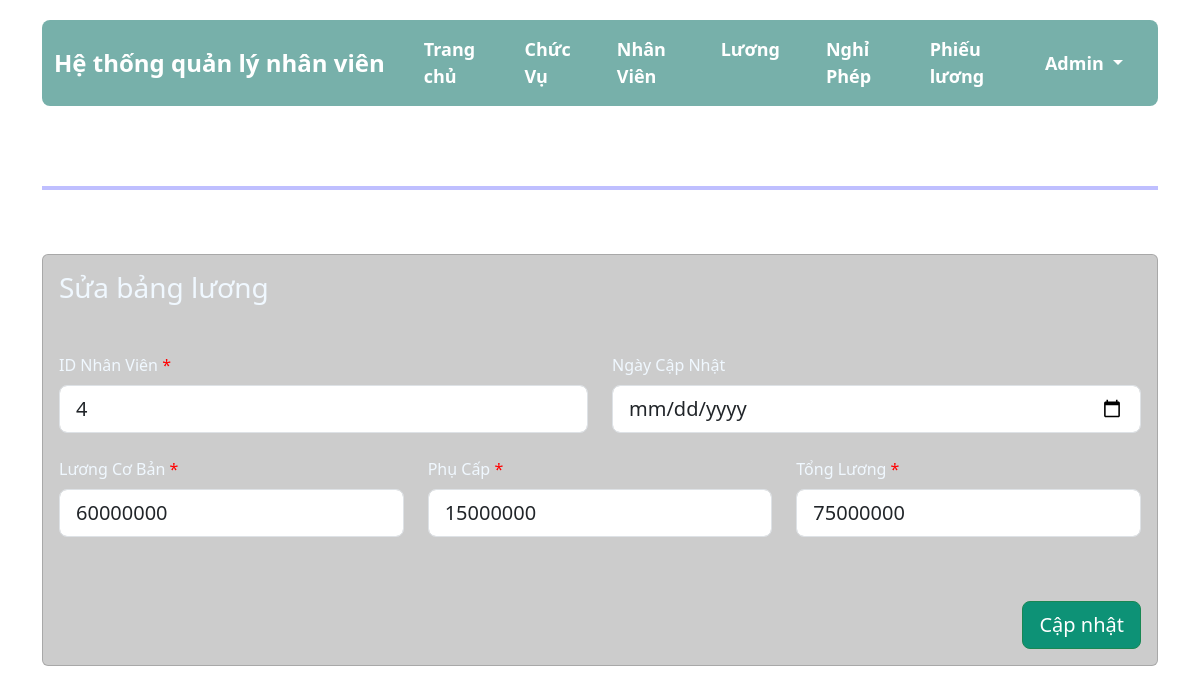
The page /edit_salary.php?id=3 (signed in) on the database its author committed.
### tables this page shows
CREATE TABLE `luong_tbl` (
  `id_luong` int(255) NOT NULL,
  `id_nv` int(255) NOT NULL,
  `luong_co_ban` bigint(255) NOT NULL,
  `phu_cap` bigint(255) NOT NULL,
  `tong_luong` bigint(255) NOT NULL,
  `ngay_them` timestamp NOT NULL DEFAULT current_timestamp() ON UPDATE current_timestamp(),
  `ngay_cap_nhat` date NOT NULL
);

### src/edit_salary.php (the view, shortened to what this page needs)
<?php
require_once ('connect.php');
$id = $_GET['id'];
$id_nv = $date = "";
$luong_co_ban = $phu_cap = $tong_luong = 0;
$idErr = $cbErr = $pcErr = "";
$query = "SELECT * FROM luong_tbl WHERE id_luong=$id";
$salary_result = $sql_connect->query($query);
if (mysqli_num_rows($salary_result) == 1) {
    $salary = mysqli_fetch_assoc($salary_result);
    $id_nv = $salary['id_nv'];
    $luong_co_ban = $salary['luong_co_ban'];
    $phu_cap = $salary['phu_cap'];
    $tong_luong = $salary['tong_luong'];
}
if (isset($_SESSION['username']) && isset($_SESSION['user_type']) && $_SESSION['logged_in']) {
    ?>
    <!DOCTYPE html>
    <html lang="en">
    <head>
        <link href="https://cdn.jsdelivr.net/npm/bootstrap@5.3.3/dist/css/bootstrap.min.css" rel="stylesheet">
        <link rel="stylesheet" href="https://cdn.jsdelivr.net/npm/bootstrap-icons@1.11.3/font/bootstrap-icons.min.css">
        <link href="https://cdn.datatables.net/v/bs5/dt-2.0.5/datatables.min.css" rel="stylesheet">
        <link rel="stylesheet" href="styles.css">
    </head>
    <body class="body">
        <div class="container">
            <nav class="navbar navbar-expand-lg">
                <div class="container-fluid">
                    <a class="navbar-brand" href="#">Hệ thống quản lý nhân viên</a>
                    <div class="collapse navbar-collapse" id="navbarNav">
                        <ul class="navbar-nav">
                            <li class="nav-item">
                                <a class="nav-link" href="home.php">Trang chủ</a>
                            </li>
                            <li class="nav-item">
                                <a class="nav-link" href="department.php">Chức Vụ</a>
                            </li>
                            <li class="nav-item">
                                <a class="nav-link" href="staff.php">Nhân Viên</a>
                            </li>
                            <li class="nav-item">
                                <a class="nav-link" href="salary.php">Lương</a>
                            </li>
                            <li class="nav-item">
                                <a class="nav-link" href="leave.php">Nghỉ Phép</a>
                            </li>
                            <li class="nav-item">
                                <a class="nav-link" href="income.php">Phiếu lương</a>
                            </li>
                        </ul>
                        <ul class="navbar-nav">
                            <li class="nav-item dropdown">
                                <a class="nav-link dropdown-toggle" href="#" id="navbarDropdown" role="button"
                                    data-bs-toggle="dropdown" aria-expanded="false">
                                    Admin
                                </a>
                            </li>
                        </ul>
                    </div>
                </div>
            </nav>
            <div class="col py-3">
                <h1 class="titlepage">Lương</h1>
                <hr style="border: 2px solid blue">
                <br><br>
                <div class="card card-registration">
                    <div class="card-body">
                        <h3 class="mb-4 pb-2 pb-md-0 mb-md-5">Sửa bảng lương</h3>
                        <form method="post">
                            <div class="row">
                                <div class="col-md-6 mb-4">
                                    <div class="form-outline">
                                        <label class="form-label" for="firstName">ID Nhân Viên</label> <span class="error">
                                            * <?php echo $idErr; ?></span>
                                        <input type="text" name="id_nv" class="form-control form-control-lg"
                                            value="<?php echo $id_nv ?>" />
                                    </div>
                                </div>
                                <div class="col-md-6 mb-4 d-flex align-items-center">
                                    <div class="form-outline datepicker w-100">
                                        <label for="birthdayDate" class="form-label">Ngày Cập Nhật</label>
                                        <input type="date" class="form-control form-control-lg" name="date" />
                                    </div>
                                </div>
                            </div>
                            <div class="row">
                                <div class="col-md-4 mb-4 pb-2">
                                    <div class="form-outline">
                                        <label class="form-label" for="emailAddress">Lương Cơ Bản</label> <span
                                            class="error"> * <?php echo $cbErr; ?></span>
                                        <input type="text" name="luong_co_ban" id="luong_co_ban"
                                            class="form-control form-control-lg" oninput="updateSalary(this.value)"
                                            value="<?php echo $luong_co_ban ?>" />
                                    </div>
                                </div>
                                <div class="col-md-4 mb-4 pb-2">
                                    <div class="form-outline">
                                        <label class="form-label" for="phoneNumber">Phụ Cấp</label> <span class="error"> *
                                            <?php echo $pcErr; ?></span>
                                        <input type="tel" name="phu_cap" id="phu_cap" class="form-control form-control-lg"
                                            oninput="updateSalary(this.value )" value="<?php echo $phu_cap ?>" />
                                    </div>
                                </div>
                                <div class="col-md-4 mb-4 pb-2">
                                    <div class="form-outline">
                                        <label class="form-label" for="phoneNumber">Tổng Lương</label> <span class="error">
                                            * </span>
                                        <input type="tel" name="tong_luong" class="form-control form-control-lg"
                                            id="tong_luong" value="<?php echo $tong_luong ?>" />
                                    </div>
                                </div>
                            </div>
                            <div class="mt-4 pt-2">
                                <input class="btn btn-success btn-lg float-end" type="submit" name="submit"
                                    value="Cập nhật" />
                            </div>
                        </form>
                    </div>
                </div>
            </div>
        </div>
    </body>
    </html>
    <?php
} else {
    header("Location: error.html");
    exit();
}
?>

### src/styles.css (style rules this page uses)
.card-registration { background-color: rgb(1, 1, 1, 0.2) !important; color: aliceblue !important; margin-top: 0rem !important; }
.error { color: red; }
.navbar { background-color: #77B0AA; color: #fff; font-size: large !important; font-weight: bold !important; border-radius: 0.5rem; }
.navbar-brand { font-size: 24px; color: #fff; font-weight: bold !important; }
.navbar-nav { margin-right: auto !important; margin-left: auto !important; }
.nav-item { padding: 0 15px; }
.nav-link { color: #fff; }
.container { margin-top: 20px; }
.btn-success { background-color: #0D9276; color: #fff; }
.body { background-image: url("https://i.imgur.com/ExiWlK8.jpeg"); background-position: bottom center; background-repeat: no-repeat; background-size: cover; background-attachment: fixed; }
.titlepage { color: white; }

### rows shown on the page
luong_tbl: id_nv "4", luong_co_ban "60000000", phu_cap "15000000", tong_luong "75000000"
